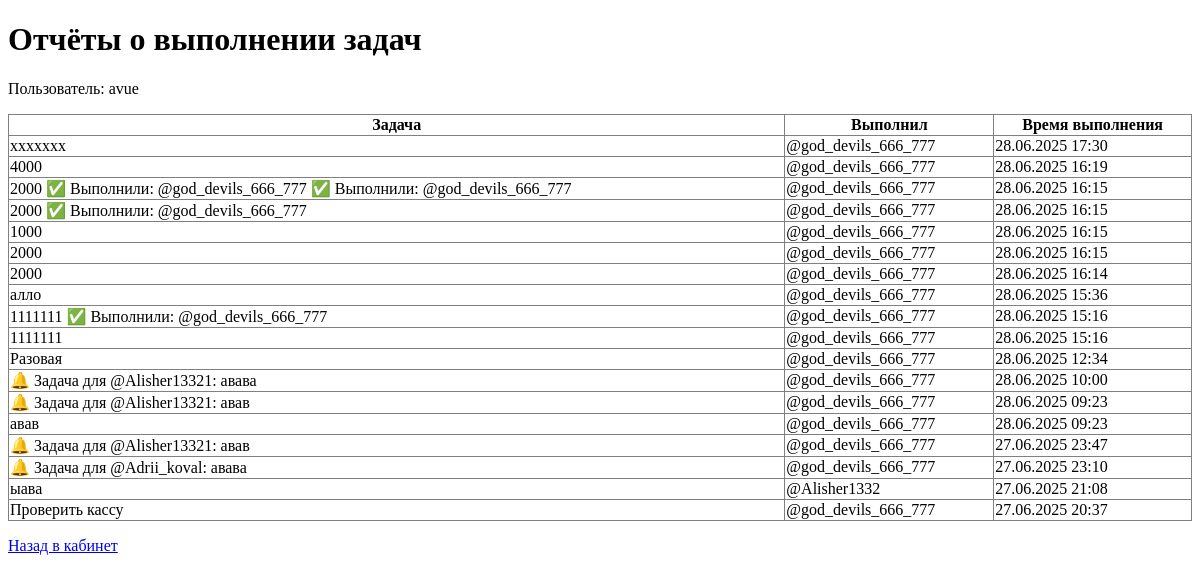
The app's page /reports (signed in), older data.
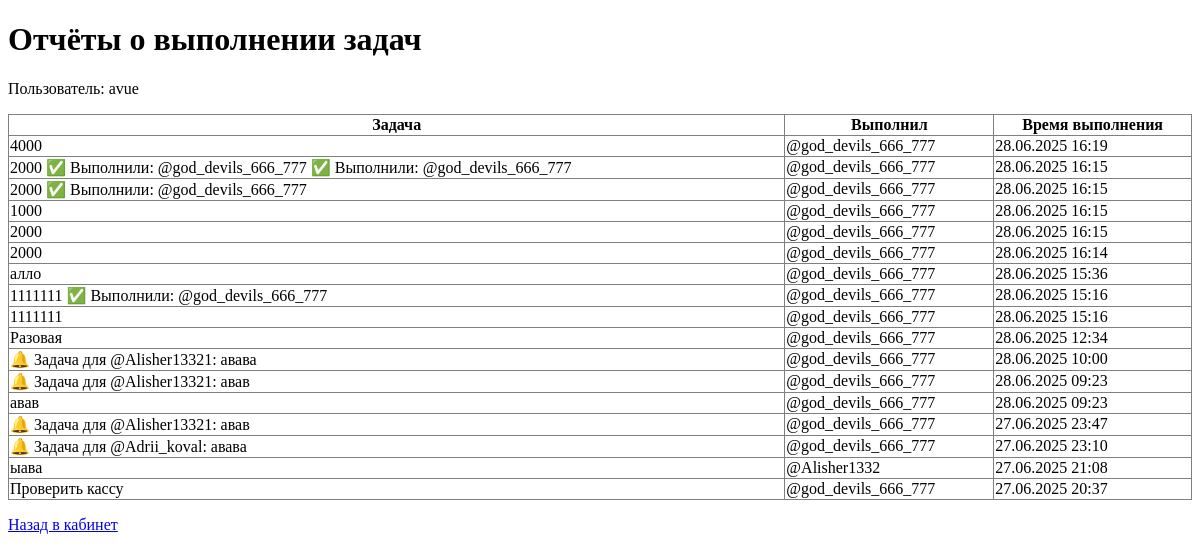
The same page, newer data.
### tables this page shows
CREATE TABLE task_completions (
    id INTEGER PRIMARY KEY,
    task_id INTEGER,
    username TEXT,
    task_text TEXT,
    completed_by TEXT,
    photo_path TEXT,
    completed_at TIMESTAMP DEFAULT CURRENT_TIMESTAMP
);

### app.py (the view)
@app.route('/reports')
def reports():
    if 'username' not in session:
        return redirect('/')
    reports = get_user_reports(session['username'])
    formatted_reports = []
    for report in reports:
        report_list = list(report)
        report_list[2] = format_ukrainian_time(report[2])  # Форматируем время выполнения
        formatted_reports.append(tuple(report_list))
    return render_template('reports.html', username=session['username'], reports=formatted_reports)

### app.py (called while the page is built)
def format_ukrainian_time(utc_timestamp):
    try:
        from datetime import datetime
        import pytz
        utc_time = datetime.strptime(utc_timestamp, '%Y-%m-%d %H:%M:%S')
        utc_time = pytz.utc.localize(utc_time)
        ukraine_tz = pytz.timezone('Europe/Kiev')
        ukraine_time = utc_time.astimezone(ukraine_tz)
        return ukraine_time.strftime('%d.%m.%Y %H:%M')
    except:
        return utc_timestamp

def get_user_reports(username):
    conn = sqlite3.connect('bot_database.db')
    cursor = conn.cursor()
    cursor.execute('''
        SELECT task_text, completed_by, completed_at
        FROM task_completions
        WHERE username = ?
        ORDER BY completed_at DESC
    ''', (username,))
    reports = cursor.fetchall()
    conn.close()
    return reports

### templates/reports.html (shortened to what this page needs)
<!DOCTYPE html>
<html>
<head>
</head>
<body>
    <h1>Отчёты о выполнении задач</h1>
    <p>Пользователь: {{ username }}</p>
    {% if reports %}
        <table border="1" style="border-collapse: collapse; width: 100%;">
            <tr>
                <th>Задача</th>
                <th>Выполнил</th>
                <th>Время выполнения</th>
            </tr>
            {% for report in reports %}
            <tr>
                <td>{{ report[0] }}</td>
                <td>@{{ report[1] }}</td>
                <td>{{ report[2] }}</td>
            </tr>
            {% endfor %}
        </table>
    {% else %}
        <p>Выполненных задач пока нет</p>
    {% endif %}
    <p>
        <a href="/">Назад в кабинет</a>
    </p>
</body>
</html>

Row changes from the older to the newer data that the page shows:
removed task_completions: task_text "ххххххх", completed_by "god_devils_666_777", completed_at "28.06.2025 17:30"
